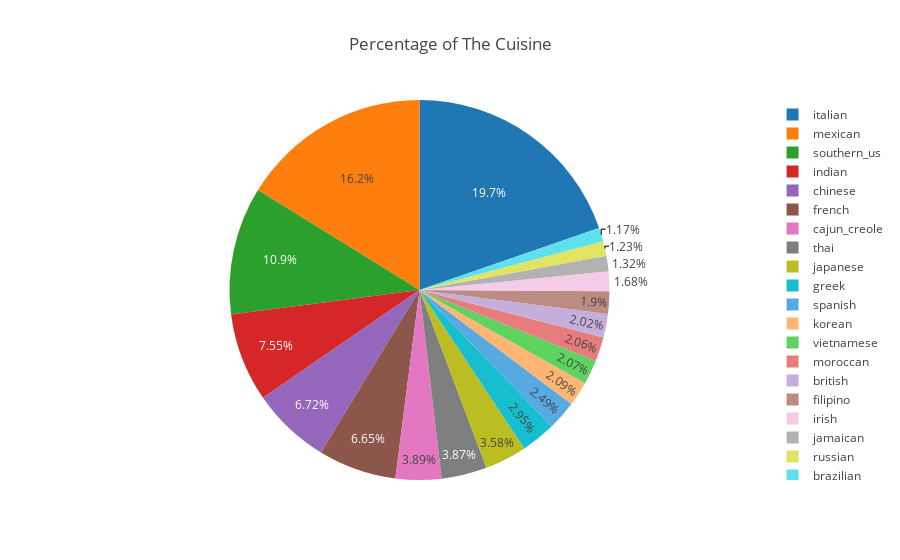

Notebook source saved alongside this figure:
### Code cell
labels = cuisine_data['Cuisine']
values = cuisine_data['Total']

trace = go.Pie(labels=labels, values=values)

layout = go.Layout(
    title='Percentage of The Cuisine',
)

fig = go.Figure(data=[trace], layout=layout)

py.iplot(fig, filename='basic_pie_chart')

### Figure 1 — Plotly figure (JSON) as saved in the notebook; plotly's stock layout.template omitted (floating-point values rounded to 4 significant figures)
{"data": [{"labels": ["italian", "mexican", "southern_us", "indian", "chinese", "french", "cajun_creole", "thai", "japanese", "greek", "spanish", "korean", "vietnamese", "moroccan", "british", "filipino", "irish", "jamaican", "russian", "brazilian"], "type": "pie", "uid": "27b95fc3-3156-40b5-9bba-92558fc6b835", "values": [7838, 6438, 4320, 3003, 2673, 2646, 1546, 1539, 1423, 1175, 989, 830, 825, 821, 804, 755, 667, 526, 489, 467]}], "layout": {"title": {"text": "Percentage of The Cuisine"}}}
